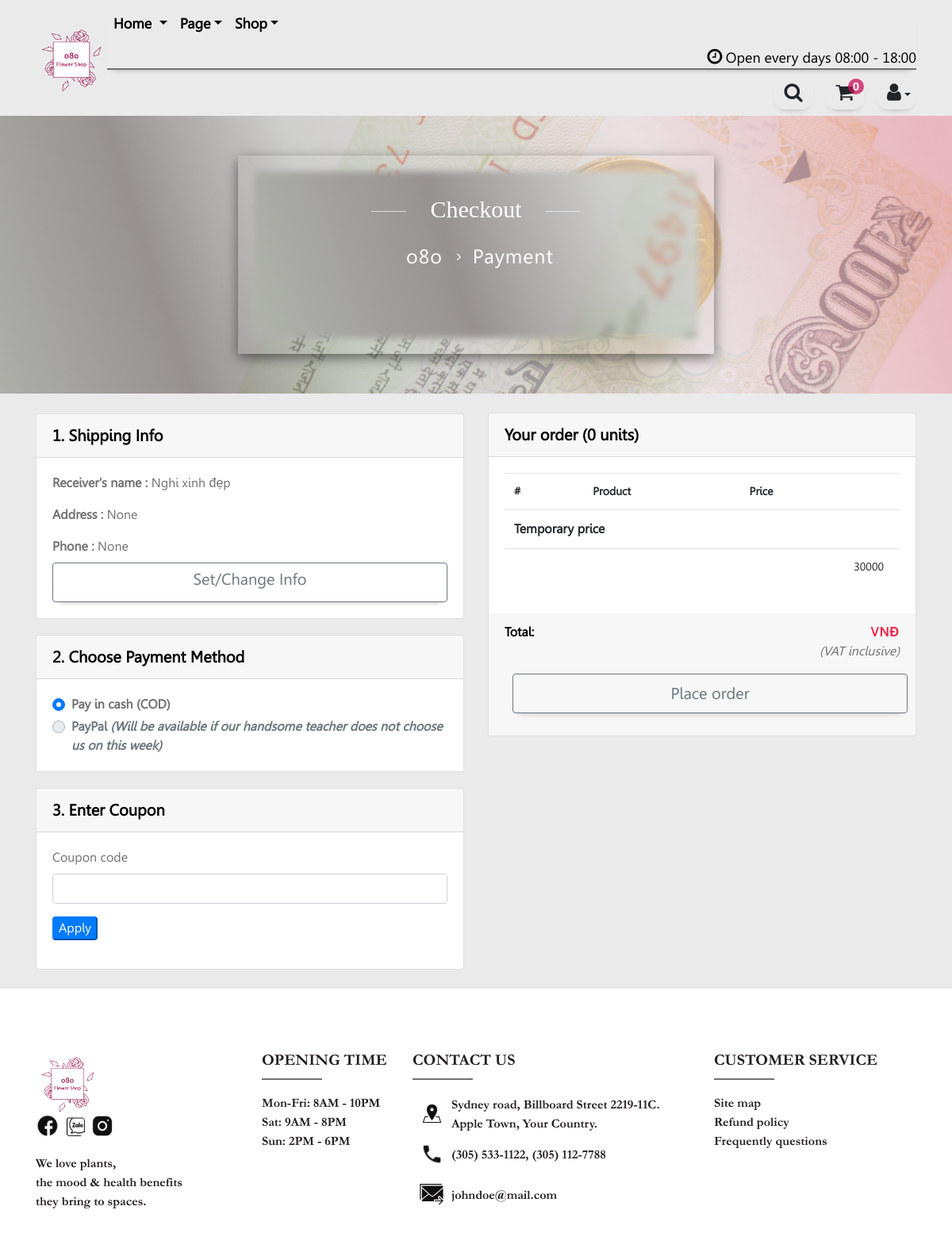
Screenshot of /checkout/ (signed in) with the database file from the repository.
### user/models.py (models this page shows, shortened)
class CustomUser(AbstractUser):
    name = models.CharField(max_length = 150, blank=True, null=True)
    cell_phone = models.CharField(max_length = 10, blank=True, null=True)
    city = models.CharField(max_length = 50, blank=True, null=True)
    district = models.CharField(max_length = 50, blank=True, null=True)
    address = models.CharField(max_length = 150, blank=True, null=True)

### flowershop/views.py (the view)
# urls.py: path('checkout/',views.checkout,name='flowershop-checkout'),
@login_required
def checkout(request):
    if checkcart(request).content.decode("utf-8") == "invalid":
        return HttpResponseRedirect('/cart/')
    context = {
        'page_title': 'Checkout',
        'cart_count': cartcount(request),
    }
    return render(request, 'checkout.html', context)

### flowershop/views.py (called while the page is built)
def cartcount(request):
    try:
        items = list(Cart.objects.filter(user = request.user).values('quantity'))
        count = sum(item['quantity'] for item in items)
        return count
    except:
        return 0

@login_required
def checkcart(request):
    items = Cart.objects.filter(user = request.user)
    for item in items:
        product = Product.objects.get(name = item.product)
        if product.quantity < item.quantity:
            return HttpResponse("invalid")
    return HttpResponse("valid")

### flowershop/templates/checkout.html (shortened to what this page needs)
{% extends 'base.html' %}
{% load static %}
{% block css %}
<link rel="stylesheet" href="{% static 'css/style.css' %}">
<link rel="stylesheet" href="{% static 'css/header.css' %}">
<link rel="stylesheet" href="{% static 'cart-css/cart-title.css' %}">
<link rel="stylesheet" href="{% static 'css/checkout.css' %}">
<link rel="stylesheet" href="{% static 'css/footer.css' %}">
{% endblock %}
{% block content %}
<section class="title">
	<div class="container-fluid title d-flex align-items-center">
		<div class="col-12 banner-text">
			<div class="box wrap w-100 align-items-center checkout-box">
				<div class="row">
					<div class="col-md-3 col-sm-2 p-0">
					</div>
					<div class="col-md-1 col-sm-1 border-top p-0">
					</div>
					<div class="col-md-4 col-sm-6 p-0">
						<h2 class="text-capitalize">Checkout</h2>
					</div>
					<div class="col-md-1 col-sm-1 border-top p-0">
					</div>
					<div class="col-md-3 col-sm-2 p-0">
					</div>
				</div>
				<div class="box-item-inner">
					<span><a class="btn-link" href="{% url 'flowershop-home' %}" typeof="WebPage" title="Go to home">
							o8o
						</a>
					</span>
					<i class="fa fa-angle-right" aria-hidden="true"></i>
					<span> Payment</span>
				</div>
			</div>
		</div>
	</div>
</section>
<article class="checkout-detail-section" style="background-color: #EAEAEB;">
	<div class="container mb-5">
		<div class="row justify-content-between ">
			<div class="card-address col-sm-11 col-md-10 col-lg-6 mb-4">
				<div class="card w-100 " style="margin-top: 25px !important; margin-left: 20px;">
					<div class="card-header">
						1. Shipping Info
					</div>
					<div class="card-body">
						<div id="profile-display">
							<p class="card-text name-text"> <span class="font-weight-bold">Receiver's name :</span> {{ user.name }}</p>
							<p class="card-text address-text"> <span class="font-weight-bold">Address :</span> {{ user.address }}</p>
							<p class="card-text phone-text"><span class="font-weight-bold">Phone :</span> {{ user.cell_phone }}</p>
						</div>
						<a href="#" class="btn btn-outline-secondary btn-lg w-100 mt-2 ml-0" id="change-address-btn" style="border-radius:4px !important; line-height: 25px !important;">Set/Change Info</a>
					</div>
				</div>
				<div class="card w-100" style="margin-top: 20px !important; margin-left: 20px;">
					<div class="card-header">
						2. Choose Payment Method
					</div>
					<div class="card-body ">
						<form>
							<div class="custom-control custom-radio pay-cod">
								<label class="custom-control-label" for="customRadio">
									<strong>Pay in cash (COD)</strong>
								</label>
							</div>
							<div class="custom-control custom-radio mt-1">
								<label class="custom-control-label" for="customRadio2">
									<strong>PayPal <span class="font-italic">(Will be available if our handsome teacher does not choose us on this week)</span></strong>
								</label>
							</div>
						</form>
					</div>
				</div>
				<div class="card w-100" style="margin-top: 20px !important; margin-left: 20px;">
					<div class="card-header">
						3. Enter Coupon
					</div>
					<div class="card-body ">
						<form id="form-coupon">
							<div class="form-group">
								<label for="coupon">Coupon code</label>
								<input value="" name="coupon" type="text" class="form-control" id="counpon" required>
							</div>
							<div class="form-group">
								<input class="btn-primary rounded" value="Apply" type="submit" id="apply-coupon">
							</div>
						</form>
					</div>
				</div>
			</div>
			<div class="col-sm-11 col-md-10 col-lg-6 mt-4 mb-4">
				<div class="card-preview card mb-3 float-right mt-3" style="max-width: 24rem;">
					<div class="card-header ">Your order <span id="quantity-product">({{ cart_count }} units)</span></div>
					<div class="card-body text-info">
						<table class="table table-hover product-review-table">
							<thead>
								<tr>
									<th scope="col">#</th>
									<th scope="col">Product</th>
									<th scope="col">Price</th>
									<th class="remove-icon-cell" scope="col"></th>
								</tr>
							</thead>
							<tbody>
								<tr>
									<th colspan="2" scope="row">Temporary price</th>
									<td colspan="2" class="text-right price total-cost">
									</td>
								</tr>
								<tr class="shipping-cost-tr">
									<th scope="row" colspan="2">
									</th>
									<td colspan="2" class="text-right price shipping-cost">30000</td>
								</tr>
							</tbody>
						</table>
					</div>
					<div class="card-footer">
						<strong style="color: black;">Total:</strong>
						<span style="color: rgb(238, 35, 71); letter-spacing: 1px; font-size: 16px;"
							class="float-right font-weight-bold final-cost price"> VNĐ</span>
						<p class="font-italic text-right">(VAT inclusive)</p>
						<form method="POST" enctype="multipart/form-data">
							<div class="form-group">
								<button id="order-btn" type="submit"
									class="btn btn-outline-secondary btn-lg w-100 order-btn"
									style="border-radius:4px !important; line-height: 25px !important;">Place
									order</button>
							</div>
						</form>
					</div>
				</div>
			</div>
		</div>
	</div>
</article>
{% endblock %}

### flowershop/static/css/style.css (style rules this page uses)
body { font-size: 1rem; font-family: leelawad, sans-serif; color: #707070; }
@media (min-width: 1200px) { body { padding-top: 0; } }

### flowershop/static/css/header.css (style rules this page uses)
div > i + span { color: #000; font-size: 18px; cursor: pointer; }
.btn { display: inline-block; width: 50px; height: 50px; border-radius: 30%; box-shadow: 0 6px 8px -8px #00000070 !important; overflow: hidden; position: relative; margin-left: 10px; box-sizing: border-box; line-height: 50px; }

### flowershop/static/cart-css/cart-title.css (style rules this page uses)
.title { width: 100%; height: 350px; overflow: hidden; position: relative; }
.title >div { background-color: #698467; background-repeat: no-repeat; background-position: center center; }
.box { position: relative; width: 40%; height: 250px; max-width: 600px; padding: 50px; box-shadow: 0px 5px 15px rgba(0, 0, 0, .5); overflow: hidden; color: #fff; margin-left: auto; margin-right: auto; text-align: center; }
.box .row .border-top { position: relative; top: 20px; }
.box:before { content: ''; position: absolute; top: 20px; right: 20px; left: 20px; bottom: 20px; background-attachment: fixed; filter: blur(4px); }
.box > .box-item-inner span a { font-size: 25px; letter-spacing: 1px; padding-right: 10px; color: #fff; }
.box > .box-item-inner span { font-size: 25px; letter-spacing: 1px; padding-left: 10px; color: #fff; position: relative; top:15px; }
.box h2 { position: relative; font-family: MinionPro; color: #fff; font-size: 40px; text-align: center; margin-top:0px; margin-left: auto; margin-right: auto; max-width: 100%; cursor: default; }
.fa-angle-right { position: relative; top: 12px; }
@media only screen and (max-width: 1920px) { .box > .box-item-inner { position: relative; } }

### flowershop/static/css/checkout.css (style rules this page uses)
.checkout-box:before { background-image: url('../images/checkout/payment.png') ; }
.title > div { background-image: url('../images/checkout/payment.png') ; }
.product-review-table thead tr th,.product-review-table tbody tr td { padding-right: 20px; font-size: 14px; border-bottom: 1px rgb(49, 48, 48) !important; }
.card-header { font-size: 20px; font-weight: bold; color: black; }
.card-footer { border-top: 1px rgb(75, 73, 73) !important; }
.card { display: table !important; margin: auto !important; }
.card-preview { max-width: 100% !important; width: 100% !important; }

### rows the page displays
CustomUser: name "Nghi xinh đẹp", address "None", cell_phone "None"

### other values shown
{{ cart_count }} "0"
